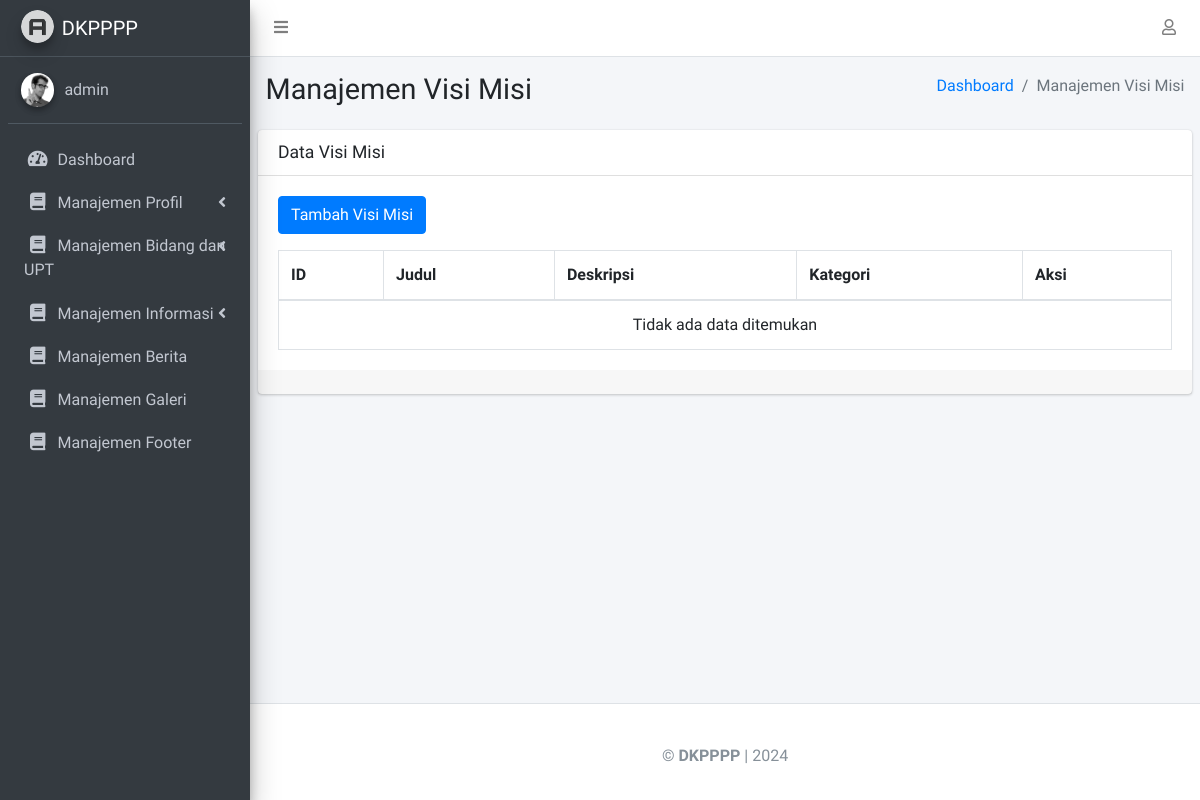
The app's page /admin/manajemen_visi_misi.php (signed in), older data.
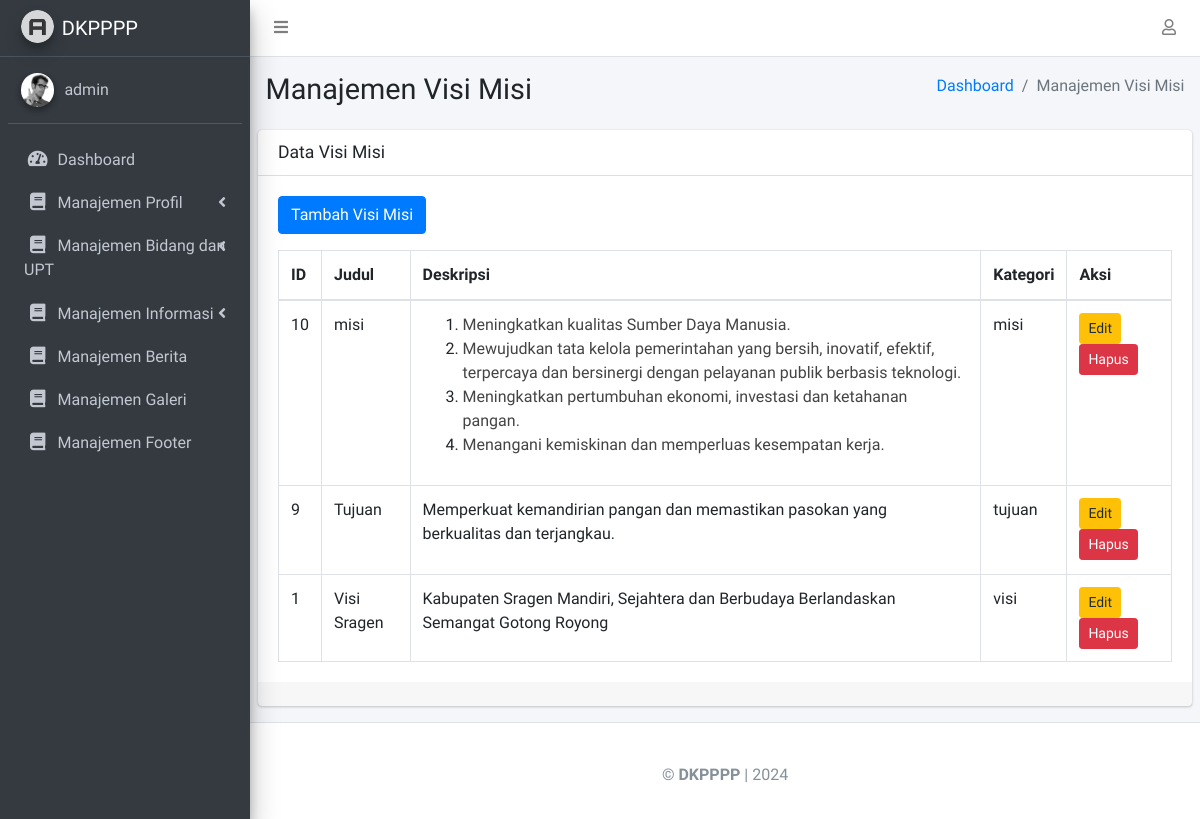
The same page, newer data.
### tables this page shows
CREATE TABLE `visi_misi` (
  `id` int(11) NOT NULL,
  `judul` varchar(255) NOT NULL,
  `deskripsi` text NOT NULL,
  `kategori` enum('visi','misi','tujuan') NOT NULL
);

### admin/manajemen_visi_misi.php (the view, shortened to what the changed rows need)
<?php
include 'config.php';
$sql = "SELECT * FROM visi_misi order by id desc";
$result = $conn->query($sql);
?>
<!DOCTYPE html>
<html lang="en">
<head>
  <link rel="stylesheet" href="assets/plugins/fontawesome-free/css/all.min.css">
  <link rel="stylesheet" href="assets/dist/css/adminlte.min.css">
</head>
<body class="hold-transition sidebar-mini">
  <div class="wrapper">
    <aside class="main-sidebar sidebar-dark-primary elevation-4">
      <a href="index.php" class="brand-link">
        <img src="adminlte/AdminLTE-3.1.0/dist/img/AdminLTELogo.png" alt="AdminLTE Logo" class="brand-image img-circle elevation-3" style="opacity: .8">
        <span class="brand-text font-weight-light">DKPPPP</span>
      </a>
    </aside>
    <div class="content-wrapper">
      <section class="content-header">
        <div class="container-fluid">
          <div class="row mb-2">
            <div class="col-sm-6">
              <h1>Manajemen Visi Misi</h1>
            </div>
          </div>
        </div>
      </section>
      <section class="content">
        <div class="card">
          <div class="card-body">
            <table class="table table-bordered">
              <thead>
                <tr>
                  <th>ID</th>
                  <th>Judul</th>
                  <th>Deskripsi</th>
                  <th>Kategori</th>
                  <th>Aksi</th>
                </tr>
              </thead>
              <tbody>
                <?php if ($result->num_rows > 0): ?>
                  <?php while ($row = $result->fetch_assoc()): ?>
                    <tr>
                      <td><?= htmlspecialchars($row['id']) ?></td>
                      <td><?= htmlspecialchars_decode(preg_replace('/<p><br><\/p>/', '', $row['judul'])) ?></td>
                      <td><?= htmlspecialchars_decode(preg_replace('/<p><br><\/p>/', '', $row['deskripsi'])) ?></td>
                      <td><?= htmlspecialchars($row['kategori']) ?></td>
                      <td>
                        <a href="visi_misi_edit.php?id=<?= $row['id'] ?>" class="btn btn-warning btn-sm">Edit</a>
                        <a href="visi_misi_delete.php?id=<?= $row['id'] ?>" class="btn btn-danger btn-sm" onclick="return confirm('Apakah Anda yakin ingin menghapus data ini?');">Hapus</a>
                      </td>
                    </tr>
                  <?php endwhile; ?>
                <?php else: ?>
                  <tr>
                    <td colspan="5" class="text-center">Tidak ada data ditemukan</td>
                  </tr>
                <?php endif; ?>
              </tbody>
            </table>
          </div>
        </div>
      </section>
    </div>
  </div>
</body>
</html>

Row changes from the older to the newer data that the page shows:
added visi_misi: id "10", judul "misi", deskripsi "Meningkatkan kualitas Sumber Daya Manusia. Mewujudkan tata kelola pemerintahan yang bersih, inovatif, efektif, terpercaya dan bersinergi dengan pelayanan publik berbasis teknologi. Meningkatkan pertumbuhan ekonomi, investasi dan ketahanan pangan. Menangani kemiskinan dan memperluas kesempatan kerja.", kategori "misi"
added visi_misi: id "9", judul "Tujuan", deskripsi "Memperkuat kemandirian pangan dan memastikan pasokan yang berkualitas dan terjangkau.", kategori "tujuan"
added visi_misi: id "1", judul "Visi Sragen", deskripsi "Kabupaten Sragen Mandiri, Sejahtera dan Berbudaya Berlandaskan Semangat Gotong Royong", kategori "visi"
Text that changed along with them:
text no longer shown: "Tidak ada data ditemukan"
